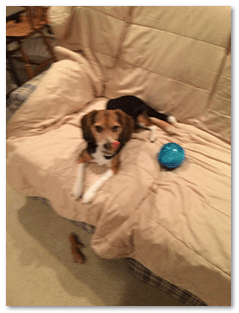
#> input picture pyimage_steps/step5/blur_detection/images/3.png, 239 x 313 px; its folder holds 4 pictures in this run
$ python montages.py --images step5/blur_detection/images
#> lines starting #> are read from the running program, lines starting #| are printed output that depends on the picture
from imutils import build_montages
from imutils import paths
import argparse
import random
import cv2

# bağımsız değişkeni oluştur, bağımsız değişkenleri ayrıştır
ap = argparse.ArgumentParser()
ap.add_argument("-i", "--images", required=True,
	help="path to input directory of images")
ap.add_argument("-s", "--sample", type=int, default=21,
	help="# of images to sample")
args = vars(ap.parse_args())

# görüntülere giden yolları yakalayın, ardından rastgele bir örnek seç
imagePaths = list(paths.list_images(args["images"]))
random.shuffle(imagePaths)
imagePaths = imagePaths[:args["sample"]]

# resim listesini başlat
images = []
# görüntü yolları listesi üzerinde döngü
for imagePath in imagePaths:
	# görüntüyü yükleyin ve görüntü listesini güncelleyin
	image = cv2.imread(imagePath)
#> image is the input picture: shape (313, 239, 3); mean B, G, R 107, 139.5, 172.6
	images.append(image)
# görüntüler için montajlar oluşturun
montages = build_montages(images, (128, 196), (5, 3))
for montage in montages:
	cv2.imshow("Montage", montage)
	cv2.waitKey(0)
#> this loop made 1 pass
#> pass 1, `cv2.imshow("Montage", montage)`:
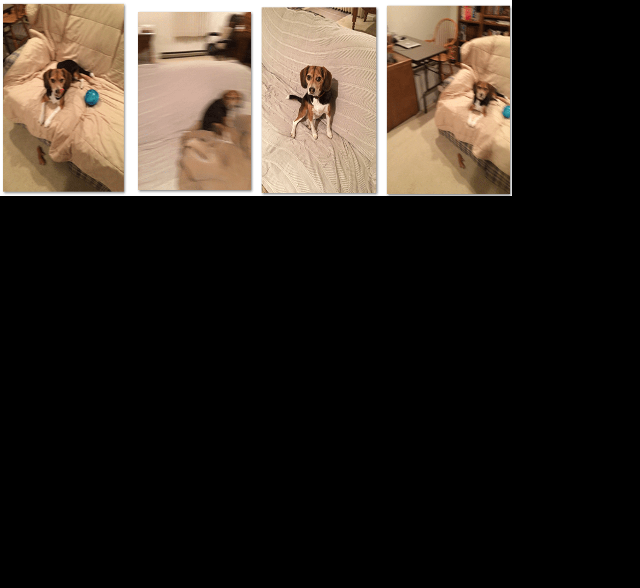
#> window 'Montage': shape (588, 640, 3); mean B, G, R 34.1, 41.1, 48.7
